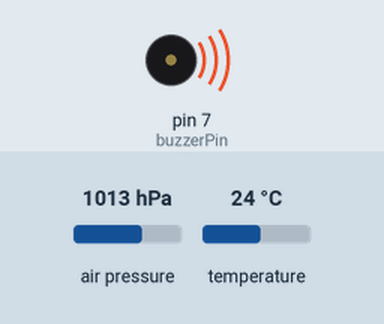
The sketch below on a simulated Arduino Uno, built with avr-gcc and run on an emulated ATmega328P. Shown: buzzer (waves = sounding). The inputs (shaded band) are chosen by the test bench; at power-on: air pressure 1013 hPa, temperature 24 °C. Storage starts empty; what the sketch prints to the serial monitor is not drawn.

Above: at 0.1 s.
Timing chart, 0 to 23.5 s (numbered marks = the images above):
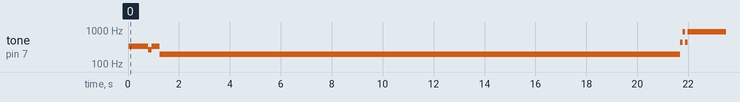

The sketch:

Altitude_working.ino
```cpp
#include <SPI.h>
#include <SD.h>
#include <Wire.h>
#include <Adafruit_BMP280.h>

File myFile;
Adafruit_BMP280 bmp; // use I2C interface
Adafruit_Sensor *bmp_temp = bmp.getTemperatureSensor();
Adafruit_Sensor *bmp_pressure = bmp.getPressureSensor();

unsigned long startTime;
int buzzerPin = 7;
int delayTime = 150;

void setup() {
  // Open serial communications and wait for port to open:
  Serial.begin(9600);
  while (!Serial) {
    ; // wait for serial port to connect. Needed for native USB port only
  }
/////////////////////////////////////////////////////////

  Serial.print(F("Initializing SD card..."));

  if (!SD.begin(8)) {
    Serial.println(F("initialization failed!"));
    pinMode(buzzerPin, OUTPUT);
    tone(buzzerPin, 440); //A4
    delay(1000);
    pinMode(buzzerPin, INPUT);

    while (1);
  }
  Serial.println(F("initialization done."));

/////////////////////////////////////////////////////////

  unsigned status;
  //status = bmp.begin(BMP280_ADDRESS_ALT, BMP280_CHIPID);
  status = bmp.begin();
  if (!status) {
    Serial.println(F("Could not find a valid BMP280 sensor"));

    while (1) delay(10);
  }

  bmp.setSampling(Adafruit_BMP280::MODE_NORMAL,     /* Operating Mode. */
                  Adafruit_BMP280::SAMPLING_X2,     /* Temp. oversampling */
                  Adafruit_BMP280::SAMPLING_X16,    /* Pressure oversampling */
                  Adafruit_BMP280::FILTER_X16,      /* Filtering. */
                  Adafruit_BMP280::STANDBY_MS_500); /* Standby time. */

  //bmp_temp->printSensorDetails();
/////////////////////////////////////////////////////////
  String latestDataFile = getLatestDataFileName();
  Serial.println("Latest data file: " + latestDataFile);

  int file_number = latestDataFile.substring(6, latestDataFile.indexOf(".")).toInt();
  String new_file = "FDATA_" + String(file_number+1) + ".TXT";

  Serial.println(new_file);

  startTime = millis();


  // open the file. note that only one file can be open at a time,
  // so you have to close this one before opening another.
  myFile = SD.open(new_file, FILE_WRITE);

  // if the file opened okay, write to it:
  if (myFile) {
    mario(); //play the mario theme for start

    // calibrating the altitude so it starts from 0
    float cal_altitude = 0.0;
    Serial.print("Calibrating altitude...");
    for (int i = 0; i < 50; i++) {

        float altitude = bmp.readAltitude();
        cal_altitude += altitude;

        delay(100);
      }
    cal_altitude /= 50.0;
    Serial.println("done: " + String(cal_altitude) + "m");
//////////////////////////////////////////////////////////////////////////

    Serial.print("Writing to flightData...");
    myFile.println("time (s),temperature (°C),pressure (hPa),altitude (m)");

    char elapsedTimeStr[10];
    char temperatureStr[10];
    char pressureStr[10];
    char altitudeStr[10];


    for (int i = 0; i < 30; i++) {
        // Your code to be executed inside the loop
        unsigned long currentTime = millis();
        float elapsedTime = (currentTime - startTime)/1000.0;

        dtostrf(elapsedTime, 1, 1, elapsedTimeStr);

        sensors_event_t temp_event, pressure_event;
        bmp_temp->getEvent(&temp_event);
        bmp_pressure->getEvent(&pressure_event);

        float temperature = temp_event.temperature;
        float pressure = pressure_event.pressure;
        float altitude = bmp.readAltitude()-cal_altitude;

        dtostrf(temperature, 1, 1, temperatureStr);
        dtostrf(pressure, 1, 1, pressureStr);
        dtostrf(altitude, 1, 1, altitudeStr);

        String obtained_data = String(elapsedTimeStr) + ","+
                              String(temperatureStr) + "," +
                              String(pressureStr) + "," +
                              String(altitudeStr);
        myFile.println(obtained_data);

        delay(500);
      }

    myFile.close();
    Serial.println("done.");

    pinMode(buzzerPin, OUTPUT);
    for (int i = 0; i < 2; i++){
      tone(buzzerPin, 440); //A4
      delay(100);
      tone(buzzerPin, 880); //A4
      delay(100);
    }
    pinMode(buzzerPin, INPUT);

  } else {
    // if the file didn't open, print an error:
    Serial.println("error opening text file");
  }

}

void loop() {
  // nothing happens after setup
}


String getLatestDataFileName() {
  int maxNumber = 0;
  String latestFileName = "";

  File dir = SD.open("/");

  while (true) {
    File entry = dir.openNextFile();

    if (!entry) {
      break;
    }

    String fileName = entry.name();

    if (fileName.startsWith("FDATA") && fileName.endsWith(".TXT")) {
      int number = fileName.substring(6, fileName.indexOf(".")).toInt();
      if (number > maxNumber) {
        maxNumber = number;
        latestFileName = fileName;
      }
    }

    entry.close();
  }

  dir.close();
  return latestFileName;
}


void mario(){
  pinMode(buzzerPin, OUTPUT);

  tone(buzzerPin, 330); //E4
  delay(delayTime*0.9);
  pinMode(buzzerPin, INPUT);
  delay(delayTime*0.1);

  tone(buzzerPin, 330); //E4
  delay(delayTime*0.9);
  pinMode(buzzerPin, INPUT);
  delay(delayTime*0.1);

  delay(delayTime);

  tone(buzzerPin, 330); //E4
  delay(delayTime*0.9);
  pinMode(buzzerPin, INPUT);
  delay(delayTime*0.1);

  delay(delayTime);

  tone(buzzerPin, 262); //C4
  delay(delayTime*0.9);
  pinMode(buzzerPin, INPUT);
  delay(delayTime*0.1);

  tone(buzzerPin, 330); //E4
  delay(delayTime*0.9);
  pinMode(buzzerPin, INPUT);
  delay(delayTime*0.1);

  delay(delayTime);

  tone(buzzerPin, 196); //G4
  delay(delayTime);
  pinMode(buzzerPin, INPUT);
}
```
